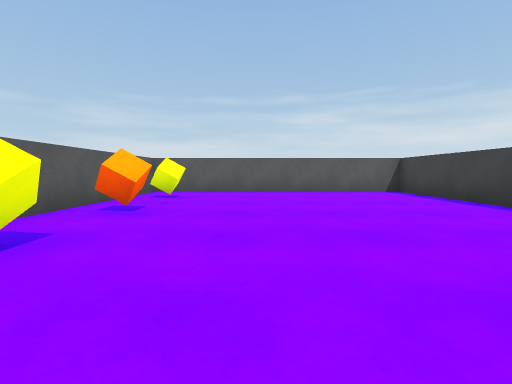
view 1 (above)

17 first-person views from a walk through a 3-D level made in the Unity game engine. The camera is 0.58 m above the floor, tilts 4° down and sees 85° across. The floor is counted in squares, 1 m on a side. Each view is taken from the middle of a square. On the plan, view 1 faces up. The plan holds only what a view shows up to about 9 squares ahead; the rest is blank. The player is left out.

view 2
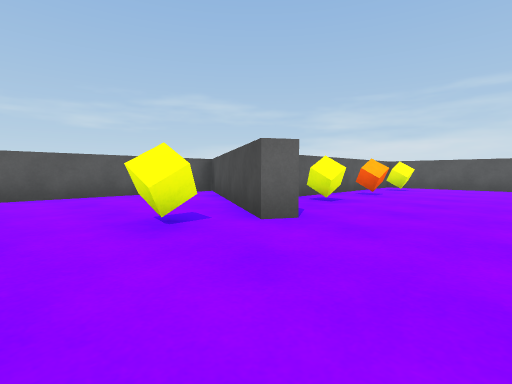

view 3
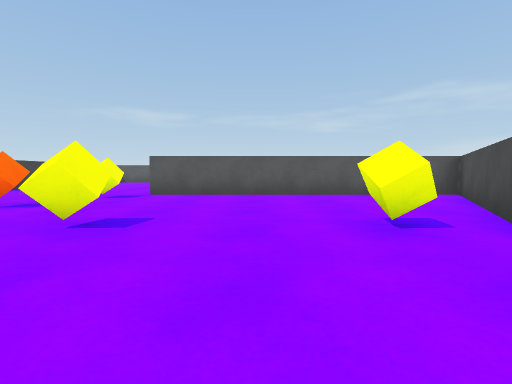

view 4
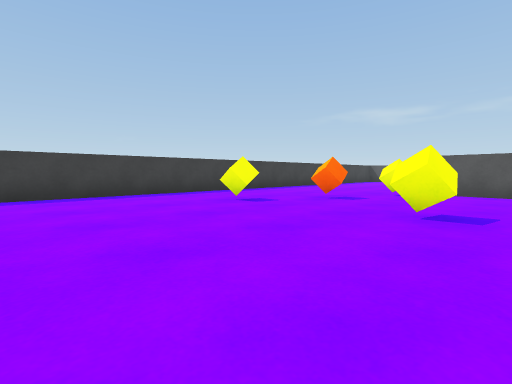

view 5
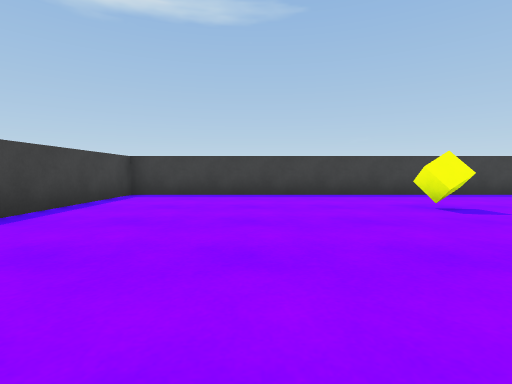

view 6
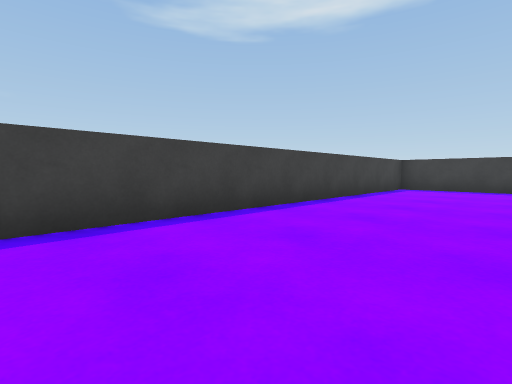

view 7
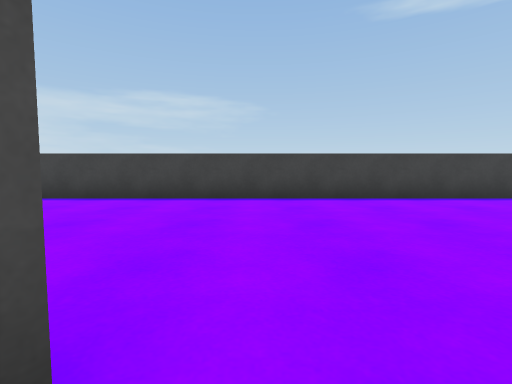

view 8
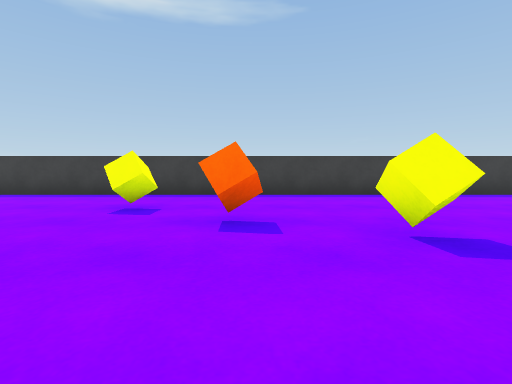

view 9
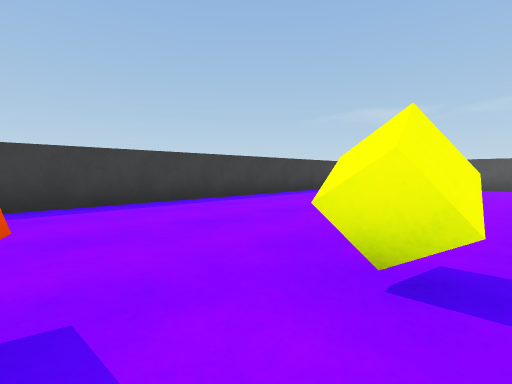

view 10
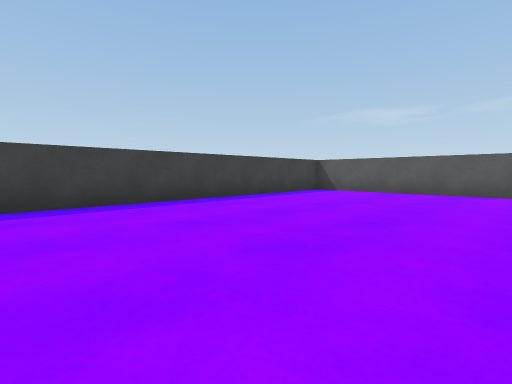

view 11
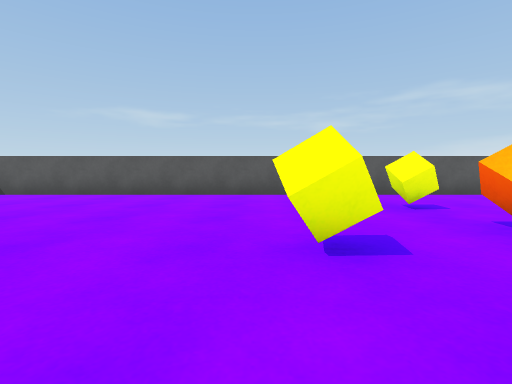

view 12
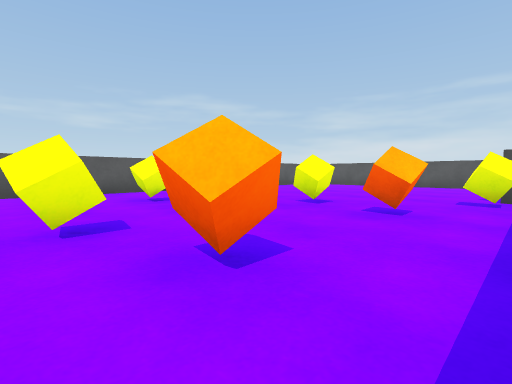

view 13
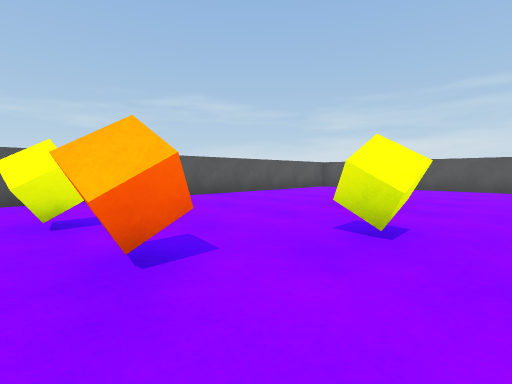

view 14
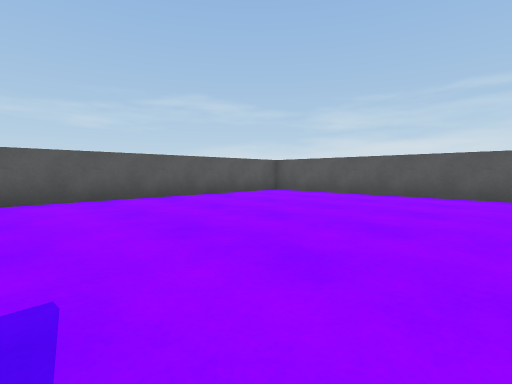

view 15
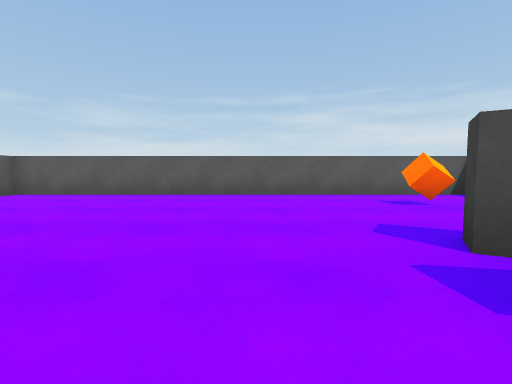

view 16
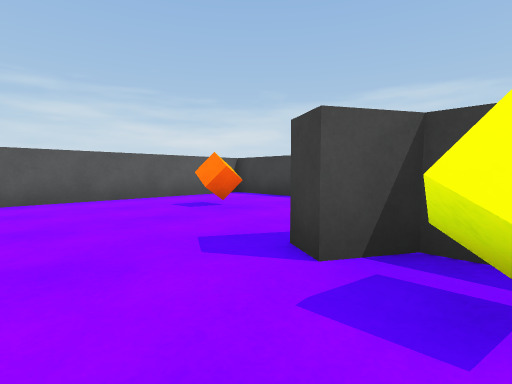

view 17
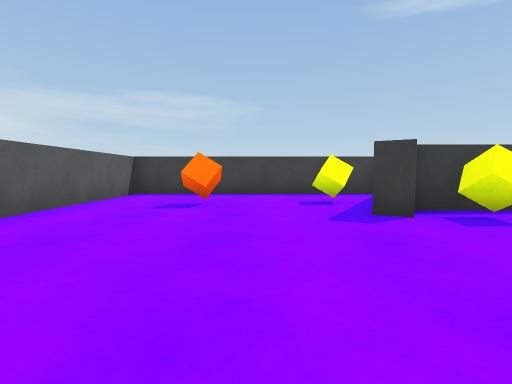

### Floor plan
Points are (right, up) in squares from view 1. A wall is a line through its corners. A room is listed if a view was taken in it or the views show most of it. See-through windows are left out.
Room 1 (views 1, 2, 3, 4, 5, 6, 7, 8, 9, 10, 11, 12, 13, 14, 15, 16, 17)
walls: (-6.2, 0) (-6.2, -5.8); (-6.7, 1.6) (-6.7, 2.6) (-7.4, 3) (-7.2, 3.5); (-3.5, 1.8) (-3.5, 8.2) (-15.2, 8.2) (-15.2, -10.8); (-1.1, 0) (-1.4, -0.5) (-6.2, 2.3); (-3, 5.8) (-3, 2.4); (-14.5, -11.2) (4.2, -11.2) (4.2, 8.2) (-3, 8.2) (-3, 7.2)
objects: cube (-13, -2); cube (-11, -1); cube (-10, -3); cube (-10, 0); cube (-8, -3); cube (-8, 0); cube (-8, 2); cube (-6, -7); cube (-6, 6); cube (-4, -7); cube (-2, -9); cube (-2, -5); cube (-2, -2); cube (-2, 2); cube (-2, 4); cube (-2, 6)

Where each view was taken, in squares from view 1:
view 1: 0 up, 0 right, facing up
view 2: 3 down, 1 right, facing up-left
view 3: 3 down, 1 right, facing left
view 4: 4 down, 2 right, facing down-left
view 5: 4 down, 1 right, facing down
view 6: 1 down, 1 right, facing down-right
view 7: 1 down, 2 left, facing right
view 8: 4 down, 4 left, facing down
view 9: 6 down, 4 left, facing down-left
view 10: 6 down, 7 left, facing down-left
view 11: 4 down, 8 left, facing left
view 12: 4 down, 7 left, facing up-left
view 13: 2 down, 9 left, facing up-left
view 14: 1 up, 9 left, facing up-left
view 15: 1 up, 9 left, facing up
view 16: 2 up, 9 left, facing up-right
view 17: 5 up, 11 left, facing right
